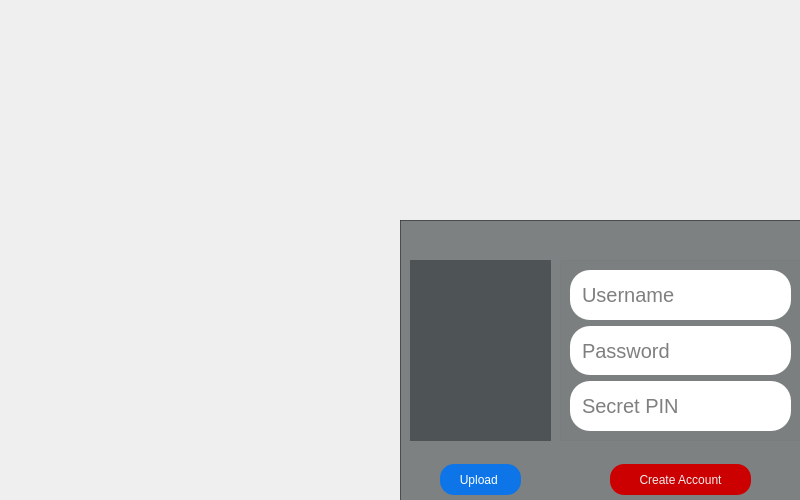
<?xml version="1.0" encoding="UTF-8"?>
<ui version="4.0">
 <class>Create</class>
 <widget class="QDialog" name="Create">
  <property name="geometry">
   <rect>
    <x>0</x>
    <y>0</y>
    <width>800</width>
    <height>500</height>
   </rect>
  </property>
  <property name="sizePolicy">
   <sizepolicy hsizetype="Maximum" vsizetype="Maximum">
    <horstretch>0</horstretch>
    <verstretch>0</verstretch>
   </sizepolicy>
  </property>
  <property name="windowTitle">
   <string>Dialog</string>
  </property>
  <property name="styleSheet">
   <string notr="true">QDialog{
border-image: url(:/resources/Images/create.jpeg);
}
QMessageBox{
background-color: rgb(238, 238, 236);
}</string>
  </property>
  <widget class="QFrame" name="frame_2">
   <property name="geometry">
    <rect>
     <x>400</x>
     <y>220</y>
     <width>414</width>
     <height>301</height>
    </rect>
   </property>
   <property name="styleSheet">
    <string notr="true">QLineEdit{
		padding-left:10px;
		border-radius:20px;
}

QFrame{
		
	background-color: rgba(46, 52, 54,150);
}</string>
   </property>
   <property name="frameShape">
    <enum>QFrame::StyledPanel</enum>
   </property>
   <property name="frameShadow">
    <enum>QFrame::Raised</enum>
   </property>
   <widget class="QFrame" name="frame">
    <property name="geometry">
     <rect>
      <x>160</x>
      <y>40</y>
      <width>241</width>
      <height>181</height>
     </rect>
    </property>
    <property name="styleSheet">
     <string notr="true">QFrame{
	background-color: rgba(46, 52, 54,6);
}</string>
    </property>
    <property name="frameShape">
     <enum>QFrame::StyledPanel</enum>
    </property>
    <property name="frameShadow">
     <enum>QFrame::Raised</enum>
    </property>
    <layout class="QVBoxLayout" name="verticalLayout">
     <item>
      <widget class="QLineEdit" name="username">
       <property name="sizePolicy">
        <sizepolicy hsizetype="Expanding" vsizetype="Preferred">
         <horstretch>0</horstretch>
         <verstretch>0</verstretch>
        </sizepolicy>
       </property>
       <property name="font">
        <font>
         <pointsize>15</pointsize>
        </font>
       </property>
       <property name="text">
        <string/>
       </property>
       <property name="placeholderText">
        <string>Username</string>
       </property>
      </widget>
     </item>
     <item>
      <widget class="QLineEdit" name="password">
       <property name="sizePolicy">
        <sizepolicy hsizetype="Expanding" vsizetype="Preferred">
         <horstretch>0</horstretch>
         <verstretch>0</verstretch>
        </sizepolicy>
       </property>
       <property name="font">
        <font>
         <pointsize>15</pointsize>
        </font>
       </property>
       <property name="echoMode">
        <enum>QLineEdit::Password</enum>
       </property>
       <property name="placeholderText">
        <string>Password</string>
       </property>
      </widget>
     </item>
     <item>
      <widget class="QLineEdit" name="pin">
       <property name="sizePolicy">
        <sizepolicy hsizetype="Expanding" vsizetype="Preferred">
         <horstretch>0</horstretch>
         <verstretch>0</verstretch>
        </sizepolicy>
       </property>
       <property name="font">
        <font>
         <pointsize>15</pointsize>
        </font>
       </property>
       <property name="echoMode">
        <enum>QLineEdit::Password</enum>
       </property>
       <property name="placeholderText">
        <string>Secret PIN</string>
       </property>
      </widget>
     </item>
    </layout>
   </widget>
   <widget class="QLabel" name="picture">
    <property name="geometry">
     <rect>
      <x>10</x>
      <y>40</y>
      <width>141</width>
      <height>181</height>
     </rect>
    </property>
    <property name="styleSheet">
     <string notr="true">QLabel{
border-image: url(:/resources/Images/user.png);
}</string>
    </property>
    <property name="text">
     <string>&lt;html&gt;&lt;head/&gt;&lt;body&gt;&lt;p align=&quot;center&quot;&gt;&lt;br/&gt;&lt;/p&gt;&lt;/body&gt;&lt;/html&gt;</string>
    </property>
   </widget>
   <widget class="QPushButton" name="create">
    <property name="geometry">
     <rect>
      <x>210</x>
      <y>244</y>
      <width>141</width>
      <height>31</height>
     </rect>
    </property>
    <property name="styleSheet">
     <string notr="true">QPushButton{
	background-color: rgb(204, 0, 0);
	color: rgb(238, 238, 236);
	border-radius: 14px;
}
QPushButton::hover{
background-color: rgb(164, 0, 0);
}</string>
    </property>
    <property name="text">
     <string>Create Account</string>
    </property>
   </widget>
   <widget class="QPushButton" name="upload">
    <property name="geometry">
     <rect>
      <x>40</x>
      <y>244</y>
      <width>81</width>
      <height>31</height>
     </rect>
    </property>
    <property name="styleSheet">
     <string notr="true">QPushButton{
	background-color: rgb(13, 117, 232);
	color: rgb(255,255,255);
	border-radius:14px;
}
QPushButton::hover{

	background-color: rgb(32, 74, 135);
}</string>
    </property>
    <property name="text">
     <string>Upload </string>
    </property>
   </widget>
  </widget>
 </widget>
 <resources/>
 <connections/>
</ui>
